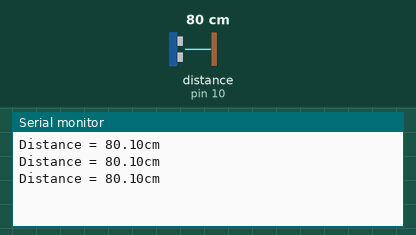
A sketch run on a simulated Arduino Uno, built with avr-gcc and run on an emulated ATmega328P. Parts: the last lines printed to the serial monitor. Wiring (inferred from the names in the program): ultrasonic range finder: trigger pin 9; echo pin 10. Inputs (shaded band) come from the test bench; at power-on: distance to the obstacle (sensor on pin 10) 80 cm. The echo pulse lasts 58.3 µs per cm.

Above: at 1.3 s.
1.4 s: distance to the obstacle (sensor on pin 10) set to 2 cm
At 1.9 s:
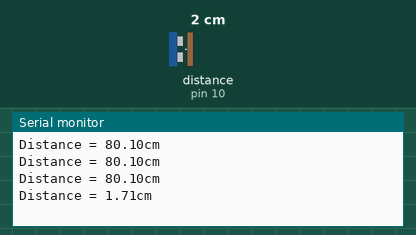
2.9 s: distance to the obstacle (sensor on pin 10) set to 4 cm
At 3.4 s:
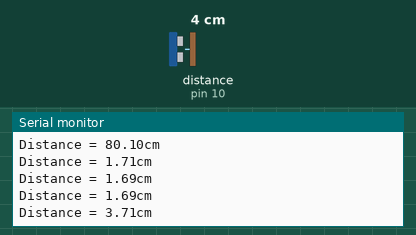
Timing chart, 0 to 5.9 s (numbered marks = the images above; inputs shaded):
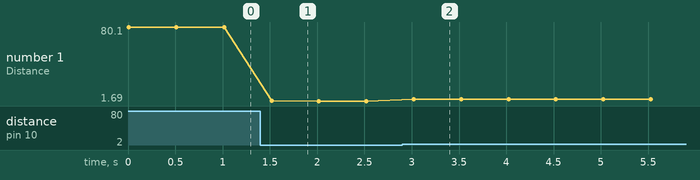

Measured:
- after the input at 1.4 s, the serial monitor: prints a new line after 0.12 s (image 1)
- after the input at 2.9 s, the serial monitor: prints a new line after 0.12 s (image 2)
- plotted number 1: 80.1 → 1.69 after the input at 1.4 s, 1.69 → 3.71 after the input at 2.9 s

The sketch:

UltrasonicDistaceCalculate.ino
```cpp
const int trigPin = 9;
const int echoPin = 10;

long duration;
float distance;

void setup() {
 pinMode(trigPin, OUTPUT);
 pinMode(echoPin, INPUT);

 Serial.begin(9600);
}
void loop() {
 // Generate Trigger Pulse
 digitalWrite(trigPin, LOW);
 delayMicroseconds(2);

 digitalWrite(trigPin, HIGH);
 delayMicroseconds(10);

 digitalWrite(trigPin, LOW);

  // Measure echo pulse duration
  duration = pulseIn(echoPin, HIGH);

  //Calculating Distance in cm
  distance = duration / 58.0;

  //Display result

  Serial.print("Distance = ");
  Serial.print(distance);
  Serial.println("cm");
  delay(500);

}
```
